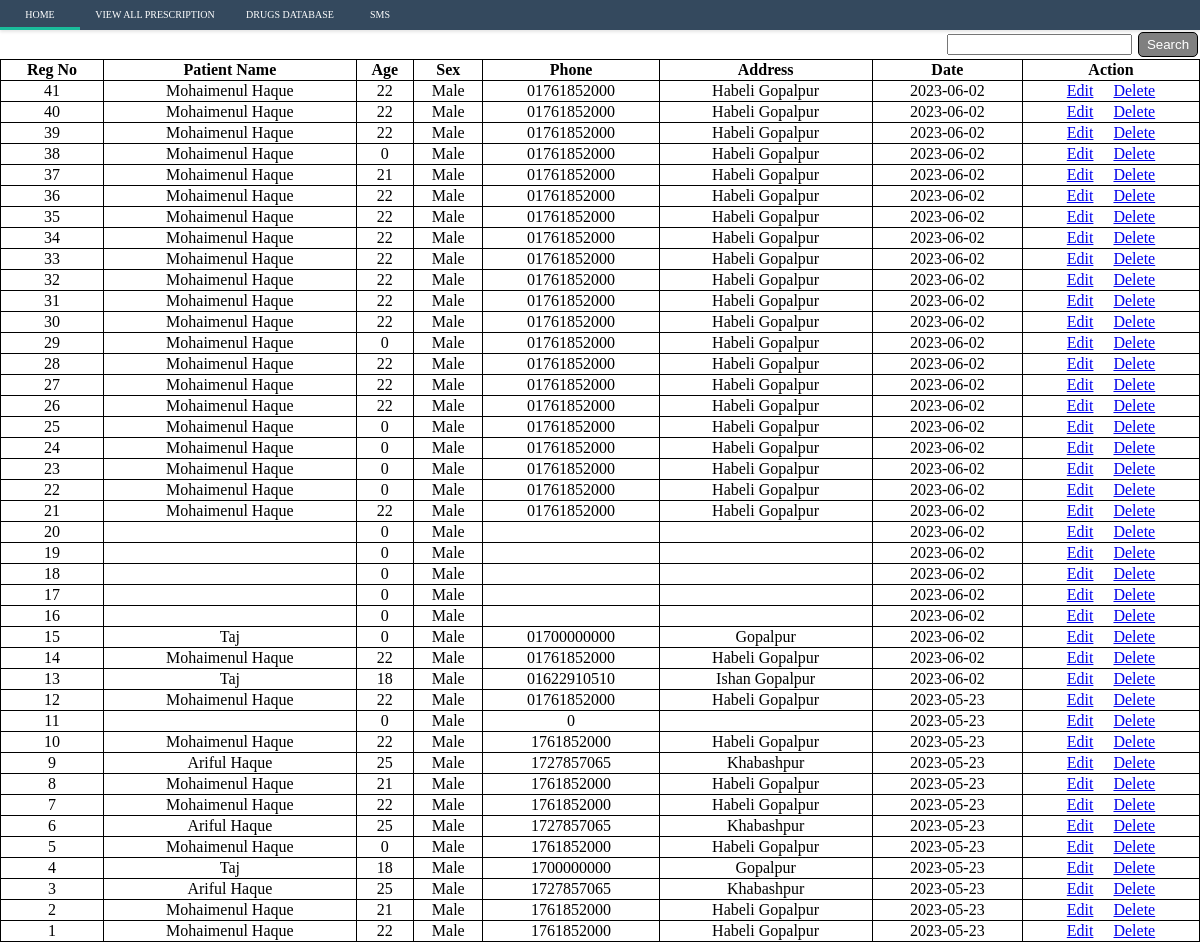
The app's page /ViewAllPrescription.php with its own data.
### tables this page shows
CREATE TABLE `patientdatabase` (
  `RegNo` int(10) NOT NULL,
  `Patient_Name` varchar(20) NOT NULL,
  `Age` int(4) NOT NULL,
  `Sex` varchar(8) NOT NULL,
  `Mobile` varchar(12) NOT NULL,
  `Address` varchar(20) NOT NULL,
  `Date` date NOT NULL
);

### ViewAllPrescription.php (the view, shortened to what this page needs)
<!DOCTYPE html>
<html lang="en">
<head>
    <link rel="stylesheet" href="ViewAllPrescription.css">
</head>
<body>
    <header>
        <nav>
            <a href="homepage.php">Home</a>
            <a href="#">View All Prescription</a>
            <a href="drugsDatabase.php">Drugs Database</a>
            <a href="sms.php">SMS</a>
            <div class="animation start-home"></div>
        </nav>
    </header>
    <form align="right" action="" method="post">
        <input type="text" id="search_drug" name="search_drug">
        <button class="submit" type="submit" name="search_btn">Search</button>
    </form>
    <table>
        <thead>
            <th>Reg No</th>
            <th>Patient Name</th>
            <th>Age</th>
            <th>Sex</th>
            <th>Phone</th>
            <th>Address</th>
            <th>Date</th>
            <th>Action</th>
        </thead>
        <?php
        include("PHPConnect.php");
        $query = "SELECT * FROM `patientdatabase` WHERE 1 ORDER BY `RegNo` DESC LIMIT 50";
        $result = mysqli_query($conn, $query);
        while ($row = mysqli_fetch_array($result)) {
            $reg = $row['RegNo'];
            $name = $row['Patient_Name'];
            $age = $row['Age'];
            $sex = $row['Sex'];
            $mobile = $row['Mobile'];
            $address = $row['Address'];
            $date = $row['Date'];
            if ($reg == 0) continue;
            echo "<tbody><tr >
                    <td>" . $reg . "</td>
                    <td>" . $name . "</td>
                    <td>" . $age . "</td>
                    <td>" . $sex . "</td>
                    <td>" . $mobile . "</td>
                    <td>" . $address . "</td>
                    <td>" . $date . "</td>
                    <td>" . '<a href="homepage.php?regid=' . $reg . '">Edit</a>' . '&nbsp; &nbsp; &nbsp;<a href="deletePrescription.php?regid=' . $reg . '">Delete</a>' . "</td>
                    </td></tr></tbody>";
        }
        ?>
    </table>
</body>
</html>

### ViewAllPrescription.css (style rules this page uses)
body { margin: 0; }
nav { position: relative; margin: 0px auto 0; width: 100%; height: 30px; background: #34495e; font-size: 0; box-shadow: 0 2px 3px 0 rgba(0,0,0,.1); }
nav a { font-size: 10px; text-transform: uppercase; color: white; text-decoration: none; line-height: 30px; position: relative; z-index: 1; display: inline-block; text-align: center; }
nav .animation { position: absolute; height: 3px; bottom: 0; z-index: 0; background: #1abc9c; transition: all .5s ease 0s; }
nav a:nth-child(1) { width: 80px; }
nav a:nth-child(2) { width: 150px; }
nav .start-home, a:nth-child(2):hover~.animation { width: 150px; left: 80px; }
nav a:nth-child(3) { width: 120px; }
nav a:nth-child(4) { width: 60px; }
table { border: 1px solid black; border-collapse: collapse; width: 100%; }
th { border: 1px solid black; }
td { border: 1px solid black; text-align: center; min-height: 100px; }
.submit { margin: 2px; width: 60px; height: 25px; border: 1px solid black; border-radius: 5px; text-align: center; background-color: gray; color: white }

### records on screen
patientdatabase: RegNo "41", Patient_Name "Mohaimenul Haque", Age "22", Sex "Male", Mobile "01761852000", Address "Habeli Gopalpur", Date "2023-06-02"
patientdatabase: RegNo "40", Patient_Name "Mohaimenul Haque", Age "22", Sex "Male", Mobile "01761852000", Address "Habeli Gopalpur", Date "2023-06-02"
patientdatabase: RegNo "39", Patient_Name "Mohaimenul Haque", Age "22", Sex "Male", Mobile "01761852000", Address "Habeli Gopalpur", Date "2023-06-02"
patientdatabase: RegNo "38", Patient_Name "Mohaimenul Haque", Age "0", Sex "Male", Mobile "01761852000", Address "Habeli Gopalpur", Date "2023-06-02"
patientdatabase: RegNo "37", Patient_Name "Mohaimenul Haque", Age "21", Sex "Male", Mobile "01761852000", Address "Habeli Gopalpur", Date "2023-06-02"
patientdatabase: RegNo "36", Patient_Name "Mohaimenul Haque", Age "22", Sex "Male", Mobile "01761852000", Address "Habeli Gopalpur", Date "2023-06-02"
patientdatabase: RegNo "35", Patient_Name "Mohaimenul Haque", Age "22", Sex "Male", Mobile "01761852000", Address "Habeli Gopalpur", Date "2023-06-02"
patientdatabase: RegNo "34", Patient_Name "Mohaimenul Haque", Age "22", Sex "Male", Mobile "01761852000", Address "Habeli Gopalpur", Date "2023-06-02"
patientdatabase: RegNo "33", Patient_Name "Mohaimenul Haque", Age "22", Sex "Male", Mobile "01761852000", Address "Habeli Gopalpur", Date "2023-06-02"
patientdatabase: RegNo "32", Patient_Name "Mohaimenul Haque", Age "22", Sex "Male", Mobile "01761852000", Address "Habeli Gopalpur", Date "2023-06-02"
patientdatabase: RegNo "31", Patient_Name "Mohaimenul Haque", Age "22", Sex "Male", Mobile "01761852000", Address "Habeli Gopalpur", Date "2023-06-02"
patientdatabase: RegNo "30", Patient_Name "Mohaimenul Haque", Age "22", Sex "Male", Mobile "01761852000", Address "Habeli Gopalpur", Date "2023-06-02"
patientdatabase: RegNo "29", Patient_Name "Mohaimenul Haque", Age "0", Sex "Male", Mobile "01761852000", Address "Habeli Gopalpur", Date "2023-06-02"
patientdatabase: RegNo "28", Patient_Name "Mohaimenul Haque", Age "22", Sex "Male", Mobile "01761852000", Address "Habeli Gopalpur", Date "2023-06-02"
patientdatabase: RegNo "27", Patient_Name "Mohaimenul Haque", Age "22", Sex "Male", Mobile "01761852000", Address "Habeli Gopalpur", Date "2023-06-02"
patientdatabase: RegNo "26", Patient_Name "Mohaimenul Haque", Age "22", Sex "Male", Mobile "01761852000", Address "Habeli Gopalpur", Date "2023-06-02"
patientdatabase: RegNo "25", Patient_Name "Mohaimenul Haque", Age "0", Sex "Male", Mobile "01761852000", Address "Habeli Gopalpur", Date "2023-06-02"
patientdatabase: RegNo "24", Patient_Name "Mohaimenul Haque", Age "0", Sex "Male", Mobile "01761852000", Address "Habeli Gopalpur", Date "2023-06-02"
patientdatabase: RegNo "23", Patient_Name "Mohaimenul Haque", Age "0", Sex "Male", Mobile "01761852000", Address "Habeli Gopalpur", Date "2023-06-02"
patientdatabase: RegNo "22", Patient_Name "Mohaimenul Haque", Age "0", Sex "Male", Mobile "01761852000", Address "Habeli Gopalpur", Date "2023-06-02"
patientdatabase: RegNo "21", Patient_Name "Mohaimenul Haque", Age "22", Sex "Male", Mobile "01761852000", Address "Habeli Gopalpur", Date "2023-06-02"
patientdatabase: RegNo "20", Age "0", Sex "Male", Date "2023-06-02"
patientdatabase: RegNo "19", Age "0", Sex "Male", Date "2023-06-02"
patientdatabase: RegNo "18", Age "0", Sex "Male", Date "2023-06-02"
patientdatabase: RegNo "17", Age "0", Sex "Male", Date "2023-06-02"
patientdatabase: RegNo "16", Age "0", Sex "Male", Date "2023-06-02"
patientdatabase: RegNo "15", Patient_Name "Taj", Age "0", Sex "Male", Mobile "01700000000", Address "Gopalpur", Date "2023-06-02"
patientdatabase: RegNo "14", Patient_Name "Mohaimenul Haque", Age "22", Sex "Male", Mobile "01761852000", Address "Habeli Gopalpur", Date "2023-06-02"
patientdatabase: RegNo "13", Patient_Name "Taj", Age "18", Sex "Male", Mobile "01622910510", Address "Ishan Gopalpur", Date "2023-06-02"
patientdatabase: RegNo "12", Patient_Name "Mohaimenul Haque", Age "22", Sex "Male", Mobile "01761852000", Address "Habeli Gopalpur", Date "2023-05-23"
patientdatabase: RegNo "11", Age "0", Sex "Male", Mobile "0", Date "2023-05-23"
patientdatabase: RegNo "10", Patient_Name "Mohaimenul Haque", Age "22", Sex "Male", Mobile "1761852000", Address "Habeli Gopalpur", Date "2023-05-23"
patientdatabase: RegNo "9", Patient_Name "Ariful Haque", Age "25", Sex "Male", Mobile "1727857065", Address "Khabashpur", Date "2023-05-23"
patientdatabase: RegNo "8", Patient_Name "Mohaimenul Haque", Age "21", Sex "Male", Mobile "1761852000", Address "Habeli Gopalpur", Date "2023-05-23"
patientdatabase: RegNo "7", Patient_Name "Mohaimenul Haque", Age "22", Sex "Male", Mobile "1761852000", Address "Habeli Gopalpur", Date "2023-05-23"
patientdatabase: RegNo "6", Patient_Name "Ariful Haque", Age "25", Sex "Male", Mobile "1727857065", Address "Khabashpur", Date "2023-05-23"
patientdatabase: RegNo "5", Patient_Name "Mohaimenul Haque", Age "0", Sex "Male", Mobile "1761852000", Address "Habeli Gopalpur", Date "2023-05-23"
patientdatabase: RegNo "4", Patient_Name "Taj", Age "18", Sex "Male", Mobile "1700000000", Address "Gopalpur", Date "2023-05-23"
patientdatabase: RegNo "3", Patient_Name "Ariful Haque", Age "25", Sex "Male", Mobile "1727857065", Address "Khabashpur", Date "2023-05-23"
patientdatabase: RegNo "2", Patient_Name "Mohaimenul Haque", Age "21", Sex "Male", Mobile "1761852000", Address "Habeli Gopalpur", Date "2023-05-23"
patientdatabase: RegNo "1", Patient_Name "Mohaimenul Haque", Age "22", Sex "Male", Mobile "1761852000", Address "Habeli Gopalpur", Date "2023-05-23"
